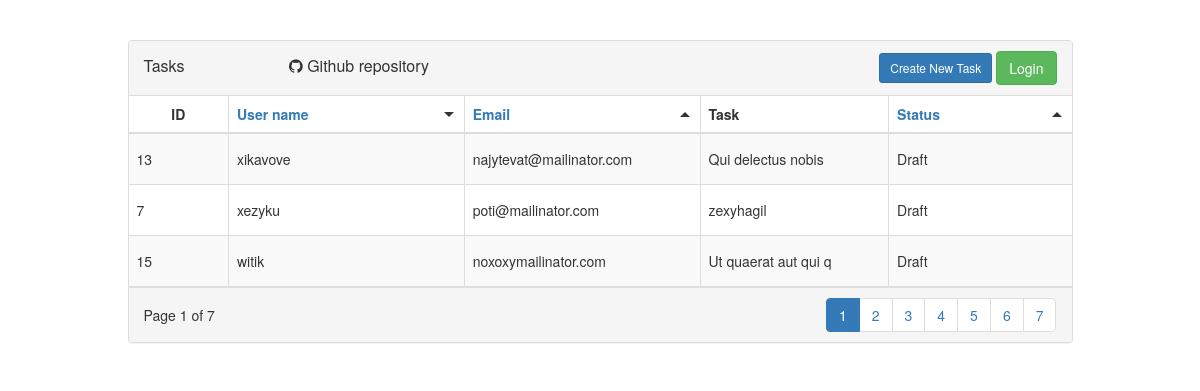
The app's page /task, older data.
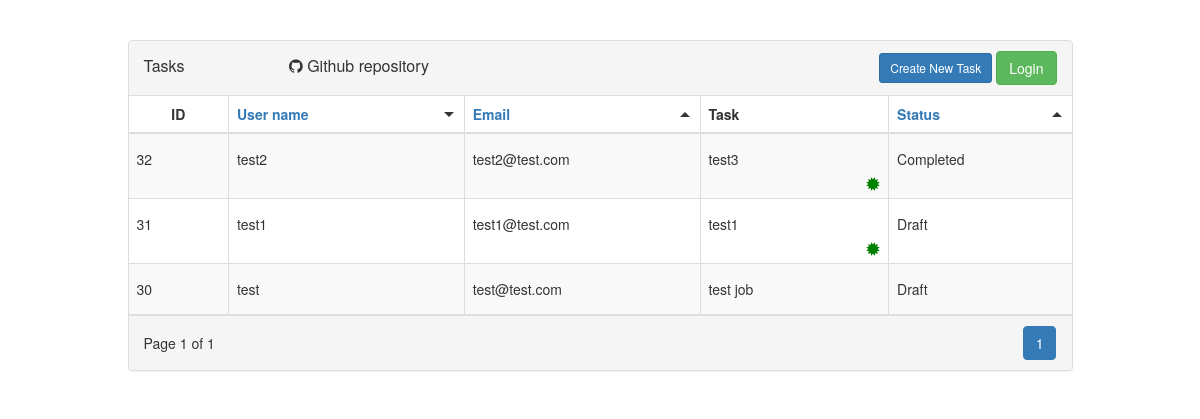
The same page, newer data.
### tables this page shows
CREATE TABLE `tasks` (
                         `id` int(11) NOT NULL,
                         `username` varchar(255) NOT NULL,
                         `task` text NOT NULL,
                         `email` varchar(255) DEFAULT NULL,
                         `status` int(11) DEFAULT '0',
                         `editedbyadmin` int(2) DEFAULT '0'
);

### app/controllers/TaskController.php (called while the page is built, shortened)
<?php
class TaskController extends Controller {
    public function index($query = []) {
        $tasks = new Task();
        $this->view->render('main.index', [
            'data'=>$tasks->getTasks($query),
            'count' => count($tasks->findAllWithoutQuery())
        ]);
    }
}

### index.php (called while the page is built, shortened)
<?php
$router = new Router;
$router->run();

### app/controllers/UserController.php (called while the page is built, shortened)
<?php
class UserController extends Controller {
    public static function isAuthorized(){
        if  (isset($_SESSION['valid']) && $_SESSION['valid'] && $_SESSION['username'] == 'admin')
            return true;
        else return false;
    }
}

### app/helpers/helper.php (called while the page is built, shortened)
<?php
if (! function_exists('status_name')) {
    function status_name($status)
    {
        switch ($status) {
            case 0:
                return "Draft";
                break;
            case 1:
                return "Completed";
                break;
        }
    }
}
if (! function_exists('change_params_url')) {
    function change_params_url($params=[])
    {
        $url=$_SERVER['REQUEST_URI'];
        if($params) {
            $currentParams = parse_url($url, PHP_URL_QUERY);
            foreach(explode('&',$currentParams) as $v){
                $param=explode('=',$v);
                $currentParamsArray[$param[0]]=$param[1];
            }
            foreach ($params as $k => $v) {
                $currentParamsArray[$k]=$v;
            }
            foreach($currentParamsArray as $key=>$value)
                $newurl[]=$key.'='.$value;
            $url='?'.implode('&',$newurl);
        }
        return $url;
    }
}

### app/lib/Db.php (called while the page is built, shortened)
<?php
class Db {
	protected $db;
	public function __construct() {
		$config = require 'app/config/db.php';
		$this->db = new PDO('mysql:host='.$config['host'].';dbname='.$config['name'].'', $config['user'], $config['password']);
	}
	public function query($sql, $params = []) {
		$stmt = $this->db->prepare($sql);
		$stmt->execute();
		return $stmt;
	}
	public function row($sql, $params = []) {
		$result = $this->query($sql, $params);
		return $result->fetchAll(PDO::FETCH_ASSOC);
	}
}

### app/config/db.php (called while the page is built)
<?php
return [
	'host' => 'localhost',
	'name' => 'beejee',
	'user' => 'root',
	'password' => '',
];

### app/core/Model.php (called while the page is built, shortened)
<?php
abstract class Model {
    public $db;
    protected $table = '';
    public function __construct() {
        $this->db = new Db;
    }
    public function findAll($query = [])
    {
        $sort = 'desc';
        $column = 'username';
        $page = 1;
        $limit = 3;
        $paginationStart = ($page- 1) * $limit;
        $rows= $this->db->row('SELECT * FROM ' . $this->table . ' ORDER BY ' . $column . ' ' . $sort . ' LIMIT ' . $paginationStart .', ' . $limit . ' ');
        $options=[
            'perPage'=>$limit,
            'page'=>$page,
            'sort'=>$sort,
            'column'=>$column
        ];
        return [
            'tasks'=>$rows,
            'options'=>$options,
        ];
    }
}

### app/models/Task.php (called while the page is built, shortened)
<?php
class Task extends Model {
    public function getTasks($query = [])
    {
        $result = $this->findAll($query);
        return $result;
    }
}

### app/views/main/index.php (the view, shortened to what this page needs)
<div class="container">
    <div class="row">
        <br><br>
        <div class="col-md-10 col-md-offset-1">
            <div class="panel panel-default panel-table">
                <div class="panel-heading">
                    <div class="row">
                        <div class="col col-xs-6">
                            <h3 class="panel-title">Tasks  <a target="_blank" style="margin-left: 100px;" href="https://github.com/grand-programmer/beejee.git"><em class="fa fa-github"></em> Github repository</a></h3>
                        </div>
                        <div class="col col-xs-6 text-right">
                            <button type="button" data-toggle="modal" data-target="#squarespaceModal" class="btn btn-sm btn-primary btn-create">Create New Task</button>
                            <?php
                            if  (\App\Controllers\UserController::isAuthorized()) { ?>
                                <a type="button" href="/user/logout"><em class="fa fa-user"></em> Logout</a>
                            <?php  } else { ?>
                                <button class="btn btn-success" data-toggle="modal" data-target="#loginModal">Login</button>
                            <?php } ?>
                        </div>
                    </div>
                </div>
                <div class="panel-body">
                    <table class="table table-bordered table-striped table-sortable" >
                        <thead>
                        <tr>
                            <th class="table-header col-md-1 nosortable " >ID</th>
                            <?php if($data['options']['column']=='username'):?>
                                <th  class="table-header col-md-3 <?= $data['options']['sort']; ?>"><a href="<?=change_params_url(['sort'=>($data['options']['sort']=='asc')?'desc':'asc','column'=>'username'])?>">User name</a></th>
                            <?php else: ?>
                                <th  class="table-header col-md-3 asc"><a href="<?=change_params_url(['sort'=>'desc','column'=>'username'])?>">User name</a></th>
                            <?php endif;?>
                            <?php if($data['options']['column']=='email'):?>
                                <th class="table-header col-md-3 <?= $data['options']['sort']; ?>"><a href="<?=change_params_url(['sort'=>($data['options']['sort']=='asc')?'desc':'asc','column'=>'email'])?>">Email</a></th>
                            <?php else: ?>
                                <th  class="table-header col-md-3 asc"><a href="<?=change_params_url(['sort'=>'desc','column'=>'email'])?>">Email</a></th>
                            <?php endif;?>
                            <th  class="table-header col-md-3 nosortable" style="width: 20%" data-sort="asc" data-column="task">Task</th>
                            <?php if($data['options']['column']=='status'):?>
                                <th class="table-header <?= $data['options']['sort']; ?>"><a href="<?=change_params_url(['sort'=>($data['options']['sort']=='asc')?'desc':'asc','column'=>'status'])?>">Status</a></th>
                            <?php else: ?>
                                <th  class="table-header asc" ><a href="<?=change_params_url(['sort'=>'desc','column'=>'status'])?>">Status</a></th>
                            <?php endif;?>
                        </tr>
                        </thead>
                        <tbody>
                        <div id="content">
                            <?php foreach ($data['tasks'] as $val): ?>
                                <tr>
                                    <td class="hidden-xs"><div><?php echo $val['id']; ?></div></td>
                                    <td><div><?php echo $val['username']; ?></div></td>
                                    <td><div><?php echo $val['email']; ?></div></td>
                                    <td><div><?php echo $val['task']; ?></div><?php if($val['editedbyadmin']):?><span class="glyphicon glyphicon-certificate" data-toggle="tooltip" data-placement="right" title="Отредактировано администратором"></span><?php endif;?></td>
                                    <td><div><?php echo status_name($val['status']); ?></div></td>
                                </tr>
                            <?php endforeach; ?>
                        </div>
                        </tbody>
                    </table>
                </div>
                <div class="panel-footer">
                    <?php if($count>2):?>
                    <div class="row">
                        <div class="col col-xs-4">Page <span id="active-page"><?php echo $data['options']['page']; ?></span> of <?php echo ceil($count/$data['options']['perPage']); ?>
                        </div>
                        <div class="col col-xs-8">
                            <div id="page-selection"
                            <ul class="pagination hidden-xs pull-right">
                                <?php for ($i = 1; $i <= ceil($count/$data['options']['perPage']); $i++) { ?>
                                    <li class="pagination-item<?php echo $i == $data['options']['page'] ? " active" : ""; ?>" id="<?php echo $i; ?>"><a href="<?=change_params_url(['page'=>$i,'limit'=>$data['options']['perPage']])?>"><?php echo $i; ?></a></li>
                                <?php } ?>
                        </div>
                    </div>
                </div>
                <?php endif;?>
            </div>
        </div>
    </div>
</div>
</div>

### app/core/Router.php (shortened to what this page needs)
<?php
class Router {
    protected $routes = [];
    protected $currentRoute = [];
    protected $params = '';
    public function add($route, $currentRoute) {
        $route = '#^'.$route.'$#';
        $this->routes[$route] = $currentRoute;
    }
    public function match() {
        $url = trim(preg_replace('#\?.*$#', '', trim($_SERVER['REQUEST_URI'], '/')),'/');
        foreach ($this->routes as $route => $currentRoute) {
            if (preg_match($route, $url, $matches)) {
                $this->currentRoute = $currentRoute;
                return true;
            }
        }
        return false;
    }
    public function run(){
        if ($this->match()) {
            $path = 'App\Controllers\\'.ucfirst($this->currentRoute['controller']).'Controller';
            if (class_exists($path)) {
                $action = $this->currentRoute['action'];
                if (method_exists($path, $action)) {
                    $controller = new $path($this->currentRoute);
                    $controller->$action($this->params);
                } else {
                    View::errorCode(404);
                }
            } else {
                View::errorCode(404);
            }
        } else {
            View::errorCode(404);
        }
    }
    private function loadParams() {
        if ($_SERVER['REQUEST_METHOD'] == 'GET' && !empty($_GET)) {
            $this->params = $_GET;
        }
    }
}

### app/core/View.php (shortened to what this page needs)
<?php
class View {
	public $layout = 'default';
	public function render($view, $vars = []) {
        $this->path = str_replace('.', '/', $view);
		$path = 'app/views/'. $this->path .'.php';
		if (file_exists($path)) {
			require $path;
			$content = ob_get_clean();
			require 'app/views/layouts/'.$this->layout.'.php';
		}
	}
}

### app/views/layouts/default.php (shortened to what this page needs)
<!DOCTYPE html>
<html>
<head>
    <link href="//maxcdn.bootstrapcdn.com/bootstrap/3.3.0/css/bootstrap.min.css" rel="stylesheet" id="bootstrap-css">
    <link href="https://cdnjs.cloudflare.com/ajax/libs/font-awesome/4.4.0/css/font-awesome.min.css" rel='stylesheet' type='text/css'>
    <link href="/public/assets/css/style.css" rel="stylesheet">
</head>
<body>
<?php echo $content; ?>
</body>

### public/assets/css/style.css (style rules this page uses)
.panel-table .panel-body { padding:0; }
.panel-table .panel-body .table-bordered { border-style: none; margin:0; }
.panel-table .panel-body .table-bordered > thead > tr > th:first-of-type { text-align:center; width: 100px; }
.panel-table .panel-body .table-bordered > thead > tr > th:last-of-type, .panel-table .panel-body .table-bordered > tbody > tr > td:last-of-type { border-right: 0px; }
.panel-table .panel-body .table-bordered > thead > tr > th:first-of-type, .panel-table .panel-body .table-bordered > tbody > tr > td:first-of-type { border-left: 0px; }
.panel-table .panel-body .table-bordered > tbody > tr:first-of-type > td { border-bottom: 0px; }
.panel-table .panel-body .table-bordered > thead > tr:first-of-type > th { border-top: 0px; }
.panel-table .panel-footer .pagination { margin:0; }
.panel-table .panel-footer .col { line-height: 34px; height: 34px; }
.panel-table .panel-heading .col h3 { line-height: 30px; height: 30px; }
.panel-table .panel-body .table-bordered > tbody > tr > td { line-height: 34px; }
.table-sortable > thead > tr > th { cursor: pointer; position: relative; }
.table-sortable > thead > tr > th:after, .table-sortable > thead > tr > th:after, .table-sortable > thead > tr > th:after { content: ' '; position: absolute; height: 0; width: 0; right: 10px; top: 16px; }
.table-sortable > thead > tr > th.asc:after { border-left: 5px solid transparent; border-right: 5px solid transparent; border-top: 0px solid transparent; border-bottom: 5px solid #333; }
.table-sortable > thead > tr > th.desc:after { border-left: 5px solid transparent; border-right: 5px solid transparent; border-top: 5px solid #333; border-bottom: 5px solid transparent; }
table { table-layout: fixed; word-wrap: break-word; }
table.table tr td .glyphicon { float: right; color: green; }

Row changes from the older to the newer data that the page shows:
removed tasks: id "13", username "xikavove", email "najytevat@mailinator.com", task "Qui delectus nobis", status "Draft"
removed tasks: id "7", username "xezyku", email "poti@mailinator.com", task "zexyhagil", status "Draft"
removed tasks: id "15", username "witik", email "noxoxymailinator.com", task "Ut quaerat aut qui q", status "Draft"
added tasks: id "32", username "test2", email "test2@test.com", task "test3", editedbyadmin 1 (drawn), status "Completed"
added tasks: id "31", username "test1", email "test1@test.com", task "test1", editedbyadmin 1 (drawn), status "Draft"
added tasks: id "30", username "test", email "test@test.com", task "test job", status "Draft"
Text that changed along with them:
ceil($count/$data['options']['perPage']): "7" → "1"
list line gone: "2"
list line gone: "3"
list line gone: "4"
list line gone: "5"
list line gone: "6"
list line gone: "7"
